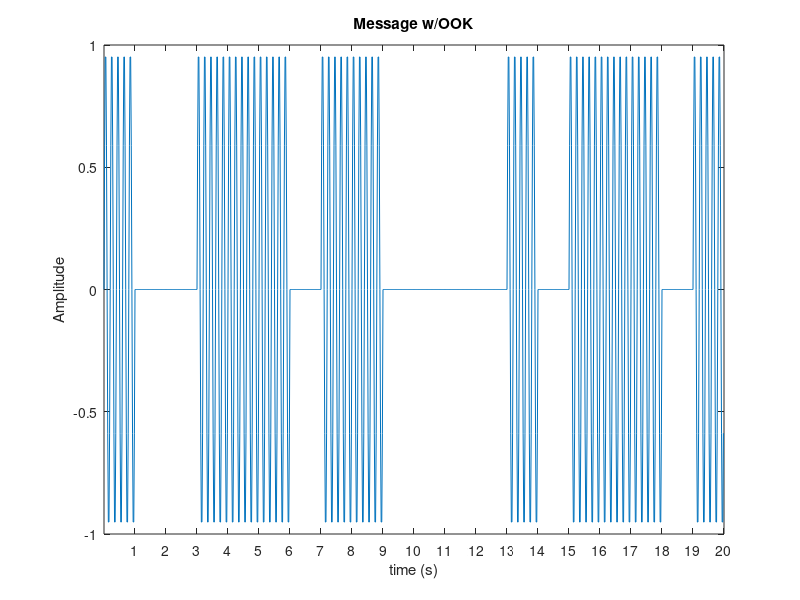

MATLAB code to generate this figure: (Note: this script raises an error after producing the figure.)
% Quyen Hua
% EE5713
% M6 - MATLAB
% 
% We wish to transmit the following 20 bits of data, using various
% modulation schemes: [1 0 0 1 1 1 0 1 1 0 0 0 0 1 0 1 1 1 0 1]
% 
%     1. Using a data rate of 1 bit per second, a carrier of 5 Hz., 
%     and a sampling frequency of 50 samples per second, 
%     create a MATLAB plot of the OOK modulated signal, 
%     along with a plot of the PSD of the signal. 
%     Use the functions plot_fft_spectrum and fft_spectrum 
%     as a starting point, and modify as necessary.
%     2. Repeat for BPSK
%     3. Now create an FSK modulation of the same signal, 
%     using 4 Hz. and 6 Hz. to represent binary zeros and ones respectively.
% 
% Submit the 3 plots. Make sure all axes are labeled properly
% Also turn in a short report (1/2 to 1 page long) on what you 
% observe from the plots, particularly the differences in the PSD 
% of the different modulations.

clear all
close all

message = [1 0 0 1 1 1 0 1 1 0 0 0 0 1 0 1 1 1 0 1];

l = length(message);

%% 1. OOK

fc = 5; %Hz, carrier frequency
data_rate = 1; %bit/sec
fs = 50; %samples/sec, sampling frequency

t = [0:1/fs:l-1/fs]; %time vector.

carrier = sin(2*pi*fc*t); %establish carrier

mod_message = zeros(1,length(t)); %preload mod sig for time savings...

%create pseudo message...
for i = 1:1:l
    mod_message((i-1)*fs+1:i*fs) = message(i);
end

%apply message to carrier
mod_sig = mod_message.*carrier;

plot(t, mod_sig);
title('Message w/OOK');
xlabel('time (s)');
ylabel('Amplitude');
set(gca, 'XTick', [1:1:20]);
%find the spectrum of our OOK signal and plot it.
[fft_Freq, fft_OOK] = fft_spectrum(t, mod_sig);
% plot_fft_spectrum(tempF, tempX, 1);

%PSD calculation
psd_OOK = (1/(fs*length(t)))*abs(fft_OOK).^2;

psd_OOK(2:end-1) = 2*psd_OOK(2:end-1);

figure();
plot(fft_Freq, (psd_OOK));
title('PSD of Message w/OOK');
xlabel('Frequency (Hz)');
ylabel('Power/Frequency (W/Hz)');

%% BPSK

%set up phase shift keyed carrier (180degrees)
b_carrier = sin(2*pi*fc*t + pi);

bpsk_sig = zeros(1, length(t));

%multiply message by carrier based on message value
for i = 1:1:length(t)
    if mod_message(i) == 0
        bpsk_sig(i) = b_carrier(i);
    else
        bpsk_sig(i) = carrier(i);
    end
end
figure
plot(t, bpsk_sig)
title('Message w/BPSK');
xlabel('time (s)');
ylabel('Amplitude');
set(gca, 'XTick', [1:1:20]);

%find the spectrum of our BPSK signal and plot it.
[fft_Freq2, fft_BPSK] = fft_spectrum(t, bpsk_sig);
figure
plot_fft_spectrum(fft_Freq2, fft_BPSK, 1);

%PSD calculation
psd_BPSK = (1/(fs*length(t)))*abs(fft_BPSK).^2;

psd_BPSK(2:end-1) = 2*psd_BPSK(2:end-1);

figure();
plot(fft_Freq, (psd_BPSK));
title('PSD of Message w/BPSK');
xlabel('Frequency (Hz)');
ylabel('Power/Frequency (W/Hz)');

%% FSK w/ 4Hz & 6Hz

%establish carriers
c4 = sin(2*pi*4*t);
c6 = sin(2*pi*6*t);

fsk_sig = zeros(1, length(t));

%multiply message by carrier based on message value
for i = 1:1:length(t)
    if mod_message(i) == 0
        fsk_sig(i) = c4(i);
    else
        fsk_sig(i) = c6(i);
    end
end
%plot the modulated signal
figure
plot(t, fsk_sig)
title('Message w/FSK @ 4Hz and 6Hz');
xlabel('time (s)');
ylabel('Amplitude');
set(gca, 'XTick', [1:1:20]);

%find the spectrum of our FSK signal and plot it.
[fft_Freq3, fft_FSK] = fft_spectrum(t, fsk_sig);
figure
plot_fft_spectrum(fft_Freq3, fft_FSK, 1);

%PSD calculation
psd_FSK = (1/(fs*length(t)))*abs(fft_FSK).^2;

psd_FSK(2:end-1) = 2*psd_FSK(2:end-1);

figure();
plot(fft_Freq, (psd_FSK));
title('PSD of Message w/FSK');
xlabel('Frequency (Hz)');
ylabel('Power/Frequency (W/Hz)');

%end script